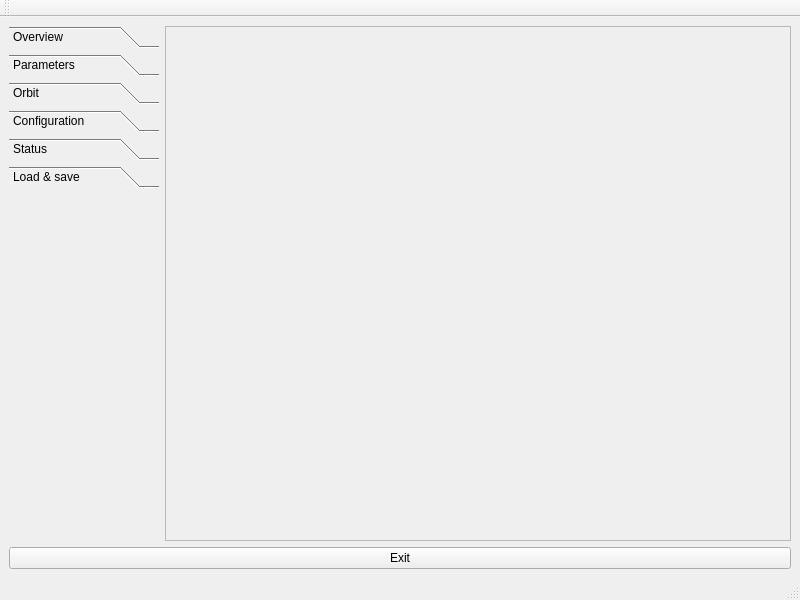
<?xml version="1.0" encoding="UTF-8"?>
<ui version="4.0">
 <class>MainWindow</class>
 <widget class="QMainWindow" name="MainWindow">
  <property name="geometry">
   <rect>
    <x>0</x>
    <y>0</y>
    <width>800</width>
    <height>600</height>
   </rect>
  </property>
  <property name="windowTitle">
   <string>MainWindow</string>
  </property>
  <widget class="QWidget" name="centralwidget">
   <layout class="QVBoxLayout" name="verticalLayout">
    <item>
     <layout class="QHBoxLayout" name="horizontalLayout">
      <item>
       <widget class="QToolBox" name="toolBox">
        <property name="maximumSize">
         <size>
          <width>150</width>
          <height>16777215</height>
         </size>
        </property>
        <property name="currentIndex">
         <number>5</number>
        </property>
        <widget class="QWidget" name="page_overview">
         <property name="geometry">
          <rect>
           <x>0</x>
           <y>0</y>
           <width>150</width>
           <height>313</height>
          </rect>
         </property>
         <attribute name="label">
          <string>Overview</string>
         </attribute>
        </widget>
        <widget class="QWidget" name="page_parameters">
         <property name="geometry">
          <rect>
           <x>0</x>
           <y>0</y>
           <width>150</width>
           <height>313</height>
          </rect>
         </property>
         <attribute name="label">
          <string>Parameters</string>
         </attribute>
         <layout class="QVBoxLayout" name="verticalLayout_2">
          <item>
           <widget class="QPushButton" name="pushButton_parametersSingle">
            <property name="text">
             <string>Single</string>
            </property>
           </widget>
          </item>
          <item>
           <widget class="QPushButton" name="pushButton_parametersMulti">
            <property name="text">
             <string>Multi</string>
            </property>
           </widget>
          </item>
         </layout>
        </widget>
        <widget class="QWidget" name="page_orbit">
         <property name="geometry">
          <rect>
           <x>0</x>
           <y>0</y>
           <width>150</width>
           <height>313</height>
          </rect>
         </property>
         <attribute name="label">
          <string>Orbit</string>
         </attribute>
        </widget>
        <widget class="QWidget" name="page_configuration">
         <property name="geometry">
          <rect>
           <x>0</x>
           <y>0</y>
           <width>150</width>
           <height>313</height>
          </rect>
         </property>
         <attribute name="label">
          <string>Configuration</string>
         </attribute>
        </widget>
        <widget class="QWidget" name="page_status">
         <property name="geometry">
          <rect>
           <x>0</x>
           <y>0</y>
           <width>150</width>
           <height>313</height>
          </rect>
         </property>
         <attribute name="label">
          <string>Status</string>
         </attribute>
        </widget>
        <widget class="QWidget" name="page">
         <attribute name="label">
          <string>Load &amp;&amp; save</string>
         </attribute>
        </widget>
       </widget>
      </item>
      <item>
       <widget class="QScrollArea" name="scrollArea">
        <property name="widgetResizable">
         <bool>true</bool>
        </property>
        <widget class="QWidget" name="scrollAreaWidgetContents">
         <property name="geometry">
          <rect>
           <x>0</x>
           <y>0</y>
           <width>622</width>
           <height>485</height>
          </rect>
         </property>
        </widget>
       </widget>
      </item>
     </layout>
    </item>
    <item>
     <widget class="QPushButton" name="pushButton_exit">
      <property name="text">
       <string>Exit</string>
      </property>
     </widget>
    </item>
   </layout>
  </widget>
  <widget class="QMenuBar" name="menubar">
   <property name="geometry">
    <rect>
     <x>0</x>
     <y>0</y>
     <width>800</width>
     <height>25</height>
    </rect>
   </property>
  </widget>
  <widget class="QStatusBar" name="statusbar"/>
  <widget class="QToolBar" name="toolBar">
   <property name="windowTitle">
    <string>toolBar</string>
   </property>
   <attribute name="toolBarArea">
    <enum>TopToolBarArea</enum>
   </attribute>
   <attribute name="toolBarBreak">
    <bool>false</bool>
   </attribute>
  </widget>
 </widget>
 <resources/>
 <connections/>
</ui>
